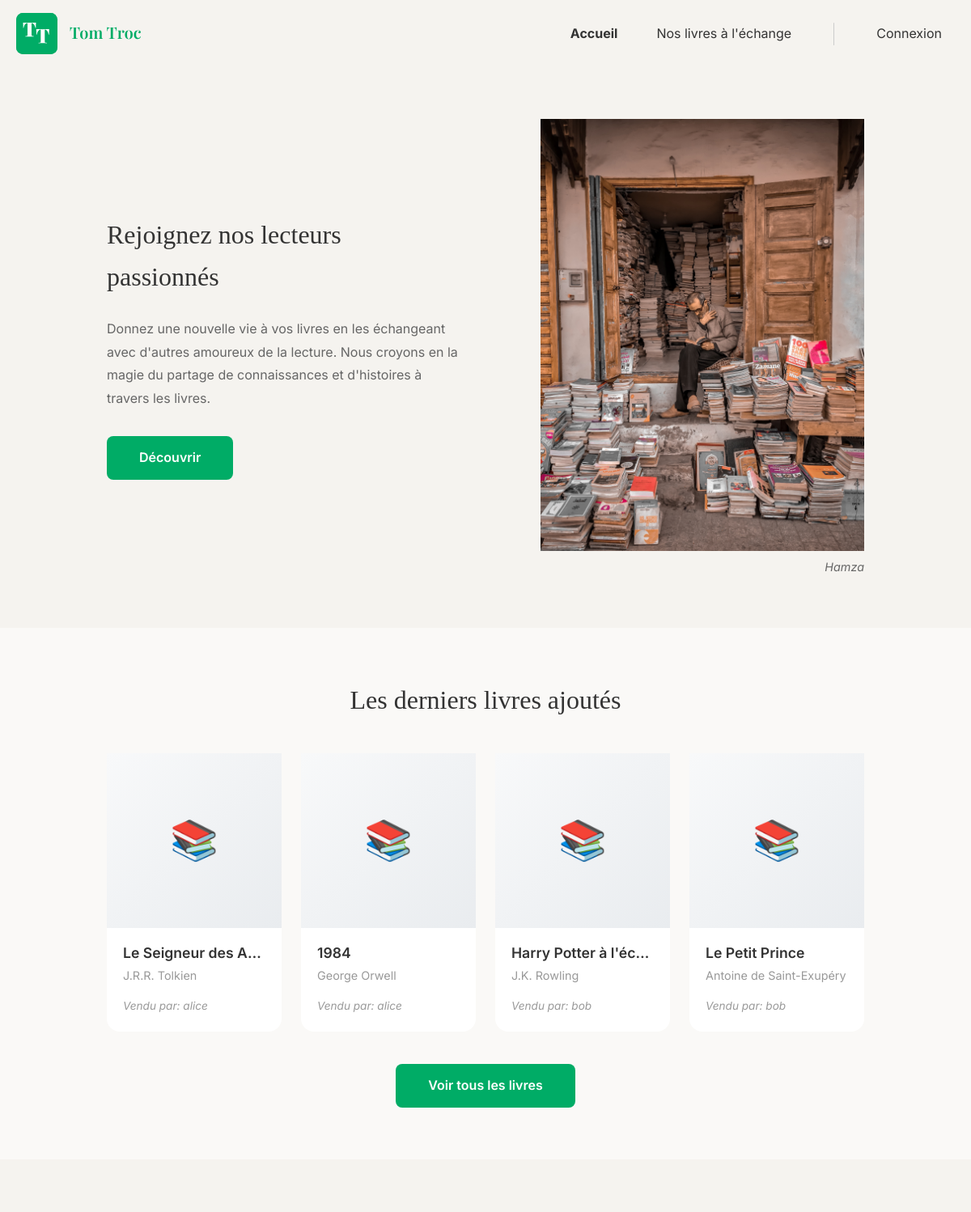
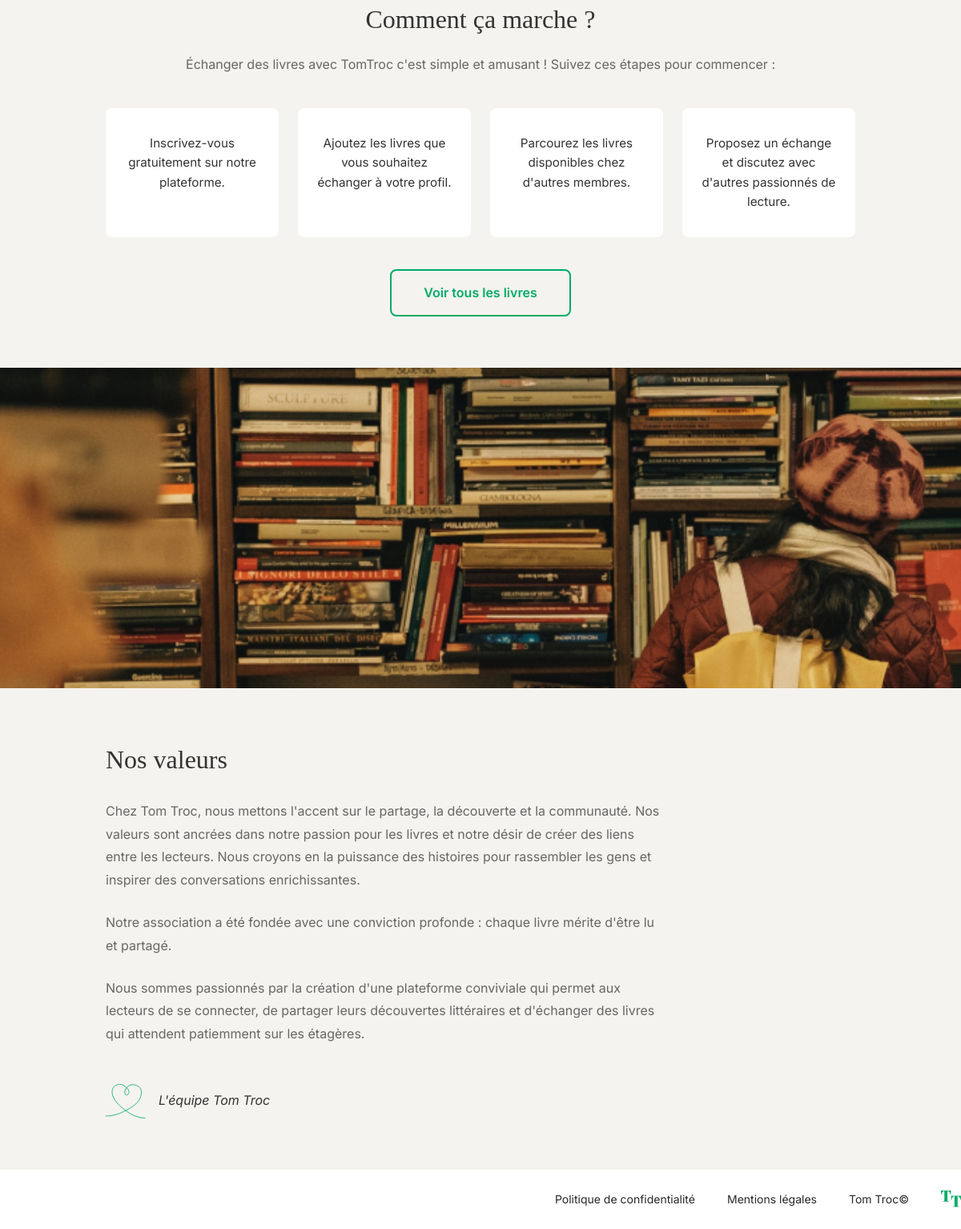
The page / on the database its author committed (2 pictures, top to bottom).
### tables this page shows
CREATE TABLE books (
    id INT PRIMARY KEY AUTO_INCREMENT,
    user_id INT NOT NULL,
    title VARCHAR(255) NOT NULL,
    author VARCHAR(255) NOT NULL,
    image VARCHAR(255) NULL,
    description TEXT NULL,
    is_available TINYINT(1) DEFAULT 1,
    created_at TIMESTAMP DEFAULT CURRENT_TIMESTAMP,
    updated_at TIMESTAMP DEFAULT CURRENT_TIMESTAMP ON UPDATE CURRENT_TIMESTAMP,
    INDEX idx_user_id (user_id),
    INDEX idx_title (title),
    INDEX idx_is_available (is_available),
    CONSTRAINT fk_books_user 
        FOREIGN KEY (user_id) 
        REFERENCES users(id) 
        ON DELETE CASCADE 
        ON UPDATE CASCADE
);

### app/controller/HomeController.php (called while the page is built)
<?php
class HomeController extends Controller
{
    public function index() : void
    {
        $bookManager = new BookManager();
        $latestBooks = $bookManager->getLatestBooks(4);
        $data = [
            'title' => 'Accueil - TomTroc',
            'latestBooks' => $latestBooks
        ];
        $this->render('home/index', $data);
    }
}

### public/index.php (called while the page is built, shortened)
<?php
require_once APP_PATH . '/core/helpers.php';
spl_autoload_register(function ($className) {
    $paths = [
        APP_PATH . '/core/',
        APP_PATH . '/controller/',
        APP_PATH . '/model/manager/',
        APP_PATH . '/model/entity/',
        APP_PATH . '/service/',
    ];
    foreach ($paths as $path) {
        $file = $path . $className . '.php';
        if (file_exists($file)) {
            return;
        }
    }
});
try {
    $app = new App();
} catch (Exception $error) {
    if (ENVIRONMENT === 'development') {
        die("Erreur : " . $error->getMessage());
    } else {
        die("Une erreur est survenue. Veuillez réessayer plus tard.");
    }
}

### app/core/Database.php (called while the page is built, shortened)
<?php
class Database
{
    private static $instance = null;
    private function __construct()
    {
        try {
            $dsn = "mysql:host=" . DB_HOST . ";dbname=" . DB_NAME . ";charset=" . DB_CHARSET;
            $options = [
                PDO::ATTR_ERRMODE => PDO::ERRMODE_EXCEPTION,
                PDO::ATTR_DEFAULT_FETCH_MODE => PDO::FETCH_ASSOC,
                PDO::ATTR_EMULATE_PREPARES => false,
            ];
            $this->pdo = new PDO($dsn, DB_USER, DB_PASS, $options);
        } catch (PDOException $errorPDO) {
            error_log('[DATABASE ERROR] ' . $errorPDO->getMessage());
            exit('Une erreur est survenue. Merci de réessayer plus tard.');
        }
    }
    public static function getInstance()
    {
        if (self::$instance === null) {
            self::$instance = new self();
        }
        return self::$instance->pdo;
    }
}

### app/model/manager/BookManager.php (called while the page is built, shortened)
<?php
class BookManager
{
    protected $db;
    public function __construct()
    {
        $this->db = Database::getInstance();
    }
    public function getLatestBooks($limit = 4)
    {
        $sql = "SELECT b.id, b.user_id, b.title, b.author, b.image, b.description, b.is_available, b.created_at, b.updated_at,
                       u.username
                FROM books b
                INNER JOIN users u ON b.user_id = u.id
                ORDER BY b.created_at DESC
                LIMIT :limit";
        $query = $this->db->prepare($sql);
        $query->bindValue(':limit', $limit, PDO::PARAM_INT);
        $query->execute();
        $books = [];
        while ($bookData = $query->fetch(PDO::FETCH_ASSOC)) {
            $book = new Book();
            $book->setId($bookData['id']);
            $book->setUserId($bookData['user_id']);
            $book->setTitle($bookData['title']);
            $book->setAuthor($bookData['author']);
            $book->setImage($bookData['image']);
            $book->setDescription($bookData['description']);
            $book->setIsAvailable($bookData['is_available']);
            $book->setCreatedAt($bookData['created_at']);
            $books[] = [
                'book' => $book,
                'owner' => ['username' => $bookData['username']]
            ];
        }
        return $books;
    }
}

### app/model/entity/Book.php (called while the page is built, shortened)
<?php
class Book
{
    private $id;
    private $title;
    private $author;
    private $image;
    public function getId()
    {
        return $this->id;
    }
    public function getTitle()
    {
        return $this->title;
    }
    public function getAuthor()
    {
        return $this->author;
    }
    public function getImage()
    {
        return $this->image;
    }
    public function setId($id)
    {
        $this->id = (int) $id;
        return $this;
    }
    public function setUserId($user_id)
    {
        return $this;
    }
    public function setTitle($title)
    {
        $this->title = $title;
        return $this;
    }
    public function setAuthor($author)
    {
        $this->author = $author;
        return $this;
    }
    public function setImage($image)
    {
        $this->image = $image;
        return $this;
    }
    public function setDescription($description)
    {
        return $this;
    }
    public function setIsAvailable($is_available)
    {
        return $this;
    }
    public function setCreatedAt($created_at)
    {
        return $this;
    }
}

### app/core/helpers.php (called while the page is built)
<?php
function escape($string)
{
    return htmlspecialchars($string ?? '', ENT_QUOTES, 'UTF-8');
}

### app/view/home/index.php (the view, shortened to what this page needs)
<link rel="stylesheet" href="<?= BASE_URL ?>css/home.css">
<div class="home-container">
    <section class="home-block-1">
        <div class="block-1-content">
            <div class="block-1-left">
                <h2>Rejoignez nos lecteurs passionnés</h2>
                <p>
                    Donnez une nouvelle vie à vos livres en les échangeant avec d'autres amoureux de la lecture.
                    Nous croyons en la magie du partage de connaissances et d'histoires à travers les livres.
                </p>
                <a href="<?= BASE_URL ?>nos-livres" class="btn-discover">Découvrir</a>
            </div>
            <div class="block-1-right">
                <img src="<?= BASE_URL ?>assets/hamza-home.png" alt="Hamza">
                <p class="image-caption">Hamza</p>
            </div>
        </div>
    </section>
</div>
<section class="home-block-2">
    <div class="home-container">
        <h2>Les derniers livres ajoutés</h2>
        <div class="latest-books-grid">
            <?php foreach ($latestBooks as $bookData):
                $book = $bookData['book'];
                $owner = $bookData['owner'];
            ?>
                <a href="<?= BASE_URL ?>livre/<?= $book->getId() ?>" class="book-card-link">
                    <div class="book-card">
                        <div class="book-image">
                            <?php if ($book->getImage()): ?>
                                <img src="<?= escape(BASE_URL . 'uploads/books/' . $book->getImage()) ?>" alt="<?= escape($book->getTitle()) ?>">
                            <?php else: ?>
                                <div class="book-placeholder">📚</div>
                            <?php endif; ?>
                        </div>
                        <div class="book-info">
                            <h3 class="book-title"><?= escape($book->getTitle()) ?></h3>
                            <p class="book-author"><?= escape($book->getAuthor()) ?></p>
                            <p class="book-owner">
                                <span>Vendu par: <?= escape($owner['username']) ?></span>
                            </p>
                        </div>
                    </div>
                </a>
            <?php endforeach; ?>
        </div>
        <div class="block-2-action">
            <a href="<?= BASE_URL ?>nos-livres" class="btn-see-all">Voir tous les livres</a>
        </div>
    </div>
</section>
<div class="home-container">
    <section class="home-block-3">
        <h2>Comment ça marche ?</h2>
        <p class="block-3-subtitle">
            Échanger des livres avec TomTroc c'est simple et amusant ! Suivez ces étapes pour commencer :
        </p>
        <div class="steps-grid">
            <div class="step-card">
                <p>Inscrivez-vous gratuitement sur notre plateforme.</p>
            </div>
            <div class="step-card">
                <p>Ajoutez les livres que vous souhaitez échanger à votre profil.</p>
            </div>
            <div class="step-card">
                <p>Parcourez les livres disponibles chez d'autres membres.</p>
            </div>
            <div class="step-card">
                <p>Proposez un échange et discutez avec d'autres passionnés de lecture.</p>
            </div>
        </div>
        <div class="block-3-action">
            <a href="<?= BASE_URL ?>nos-livres" class="btn-see-all-outline">Voir tous les livres</a>
        </div>
    </section>
</div>
<div class="home-banner">
    <img src="<?= BASE_URL ?>assets/bandeau-home.png" alt="Bannière TomTroc">
</div>
<div class="home-container">
    <section class="home-block-4">
        <h2>Nos valeurs</h2>
        <div class="block-4-content">
            <p>
                Chez Tom Troc, nous mettons l'accent sur le partage, la découverte et la communauté.
                Nos valeurs sont ancrées dans notre passion pour les livres et notre désir de créer des liens entre les lecteurs.
                Nous croyons en la puissance des histoires pour rassembler les gens et inspirer des conversations enrichissantes.
            </p>
            <p>
                Notre association a été fondée avec une conviction profonde : chaque livre mérite d'être lu et partagé.
            </p>
            <p>
                Nous sommes passionnés par la création d'une plateforme conviviale qui permet aux lecteurs de se connecter,
                de partager leurs découvertes littéraires et d'échanger des livres qui attendent patiemment sur les étagères.
            </p>
        </div>
        <div class="block-4-signature">
            <img src="<?= BASE_URL ?>assets/heart-home.svg" alt="Signature">
            <p>L'équipe Tom Troc</p>
        </div>
    </section>
</div>

### rows shown on the page
books: title "Le Seigneur des A…", author "J.R.R. Tolkien", username "alice"
books: title "1984", author "George Orwell", username "alice"
books: title "Harry Potter à l'éc…", author "J.K. Rowling", username "bob"
books: title "Le Petit Prince", author "Antoine de Saint-Exupéry", username "bob"
